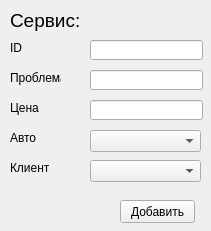
<?xml version="1.0" encoding="UTF-8"?>
<ui version="4.0">
 <class>Form</class>
 <widget class="QWidget" name="Form">
  <property name="geometry">
   <rect>
    <x>0</x>
    <y>0</y>
    <width>211</width>
    <height>231</height>
   </rect>
  </property>
  <property name="windowTitle">
   <string>Добавить сервис</string>
  </property>
  <widget class="QLineEdit" name="service_problem_line_edit">
   <property name="geometry">
    <rect>
     <x>90</x>
     <y>70</y>
     <width>113</width>
     <height>20</height>
    </rect>
   </property>
  </widget>
  <widget class="QLabel" name="label_23">
   <property name="geometry">
    <rect>
     <x>10</x>
     <y>100</y>
     <width>51</width>
     <height>16</height>
    </rect>
   </property>
   <property name="text">
    <string>Цена</string>
   </property>
  </widget>
  <widget class="QLabel" name="label_22">
   <property name="geometry">
    <rect>
     <x>10</x>
     <y>40</y>
     <width>51</width>
     <height>16</height>
    </rect>
   </property>
   <property name="text">
    <string>ID</string>
   </property>
  </widget>
  <widget class="QLineEdit" name="service_price_line_edit">
   <property name="geometry">
    <rect>
     <x>90</x>
     <y>100</y>
     <width>113</width>
     <height>20</height>
    </rect>
   </property>
  </widget>
  <widget class="QLabel" name="label_21">
   <property name="geometry">
    <rect>
     <x>10</x>
     <y>70</y>
     <width>51</width>
     <height>16</height>
    </rect>
   </property>
   <property name="text">
    <string>Проблема</string>
   </property>
  </widget>
  <widget class="QLineEdit" name="service_id_line_edit">
   <property name="geometry">
    <rect>
     <x>90</x>
     <y>40</y>
     <width>113</width>
     <height>20</height>
    </rect>
   </property>
  </widget>
  <widget class="QLabel" name="label_16">
   <property name="geometry">
    <rect>
     <x>10</x>
     <y>10</y>
     <width>121</width>
     <height>21</height>
    </rect>
   </property>
   <property name="font">
    <font>
     <pointsize>14</pointsize>
    </font>
   </property>
   <property name="text">
    <string>Сервис:</string>
   </property>
  </widget>
  <widget class="QLabel" name="label_24">
   <property name="geometry">
    <rect>
     <x>10</x>
     <y>130</y>
     <width>71</width>
     <height>16</height>
    </rect>
   </property>
   <property name="text">
    <string>Авто</string>
   </property>
  </widget>
  <widget class="QLabel" name="label_25">
   <property name="geometry">
    <rect>
     <x>10</x>
     <y>160</y>
     <width>71</width>
     <height>16</height>
    </rect>
   </property>
   <property name="text">
    <string>Клиент</string>
   </property>
  </widget>
  <widget class="QComboBox" name="service_car_combo_box">
   <property name="geometry">
    <rect>
     <x>90</x>
     <y>130</y>
     <width>111</width>
     <height>22</height>
    </rect>
   </property>
  </widget>
  <widget class="QComboBox" name="service_owner_combo_box">
   <property name="geometry">
    <rect>
     <x>90</x>
     <y>160</y>
     <width>111</width>
     <height>22</height>
    </rect>
   </property>
  </widget>
  <widget class="QPushButton" name="add_button_3">
   <property name="geometry">
    <rect>
     <x>120</x>
     <y>200</y>
     <width>75</width>
     <height>23</height>
    </rect>
   </property>
   <property name="text">
    <string>Добавить</string>
   </property>
  </widget>
 </widget>
 <resources/>
 <connections/>
</ui>
